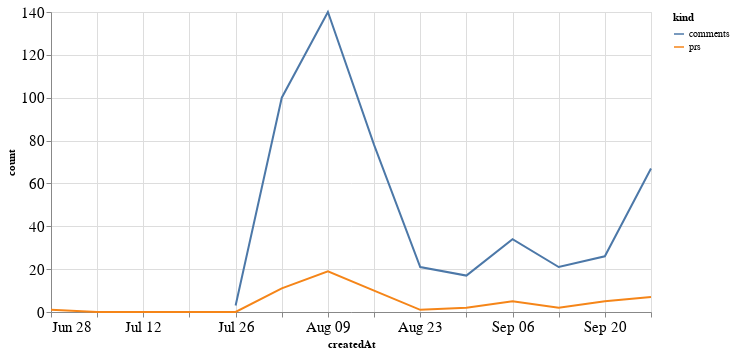

Notebook cell for this chart:
### Code cell
alt.Chart(total_time, width=600).mark_line().encode(
    x='createdAt',
    y='count',
    color='kind'
)

### Figure 1 — Vega-Lite specification as saved in the notebook (floating-point values rounded to 4 significant figures)
{"config": {"axisLeft": {"labelFontSize": 15}, "axisBottom": {"labelFontSize": 15}}, "data": {"name": "data-937dca2fad0d70cc6761e8491576550a"}, "mark": "line", "encoding": {"color": {"type": "nominal", "field": "kind"}, "x": {"type": "temporal", "field": "createdAt"}, "y": {"type": "quantitative", "field": "count"}}, "width": 600, "$schema": "https://vega.github.io/schema/vega-lite/v4.8.1.json", "datasets": {"data-937dca2fad0d70cc6761e8491576550a": [{"createdAt": "2020-06-28T00:00:00", "kind": "prs", "count": 1.0}, {"createdAt": "2020-07-05T00:00:00", "kind": "prs", "count": 0.0}, {"createdAt": "2020-07-12T00:00:00", "kind": "prs", "count": 0.0}, {"createdAt": "2020-07-19T00:00:00", "kind": "prs", "count": 0.0}, {"createdAt": "2020-07-26T00:00:00", "kind": "prs", "count": 0.0}, {"createdAt": "2020-08-02T00:00:00", "kind": "prs", "count": 11.0}, {"createdAt": "2020-08-09T00:00:00", "kind": "prs", "count": 19.0}, {"createdAt": "2020-08-16T00:00:00", "kind": "prs", "count": 10.0}, {"createdAt": "2020-08-23T00:00:00", "kind": "prs", "count": 1.0}, {"createdAt": "2020-08-30T00:00:00", "kind": "prs", "count": 2.0}, {"createdAt": "2020-09-06T00:00:00", "kind": "prs", "count": 5.0}, {"createdAt": "2020-09-13T00:00:00", "kind": "prs", "count": 2.0}, {"createdAt": "2020-09-20T00:00:00", "kind": "prs", "count": 5.0}, {"createdAt": "2020-09-27T00:00:00", "kind": "prs", "count": 7.0}, {"createdAt": "2020-06-28T00:00:00", "kind": "comments", "count": null}, {"createdAt": "2020-07-05T00:00:00", "kind": "comments", "count": null}, {"createdAt": "2020-07-12T00:00:00", "kind": "comments", "count": null}, {"createdAt": "2020-07-19T00:00:00", "kind": "comments", "count": null}, {"createdAt": "2020-07-26T00:00:00", "kind": "comments", "count": 3.0}, {"createdAt": "2020-08-02T00:00:00", "kind": "comments", "count": 100.0}, {"createdAt": "2020-08-09T00:00:00", "kind": "comments", "count": 140.0}, {"createdAt": "2020-08-16T00:00:00", "kind": "comments", "count": 78.0}, {"createdAt": "2020-08-23T00:00:00", "kind": "comments", "count": 21.0}, {"createdAt": "2020-08-30T00:00:00", "kind": "comments", "count": 17.0}, {"createdAt": "2020-09-06T00:00:00", "kind": "comments", "count": 34.0}, {"createdAt": "2020-09-13T00:00:00", "kind": "comments", "count": 21.0}, {"createdAt": "2020-09-20T00:00:00", "kind": "comments", "count": 26.0}, {"createdAt": "2020-09-27T00:00:00", "kind": "comments", "count": 67.0}]}}
